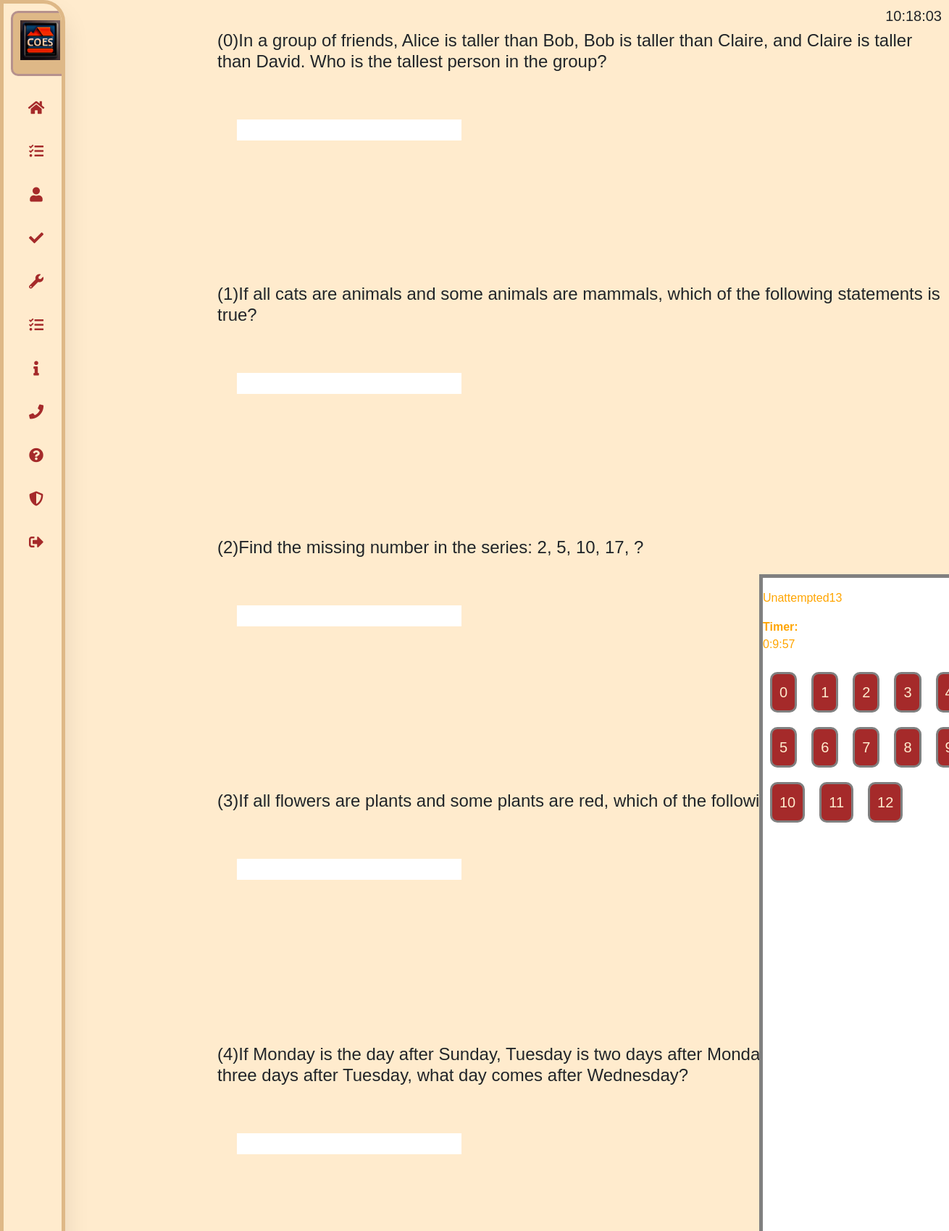
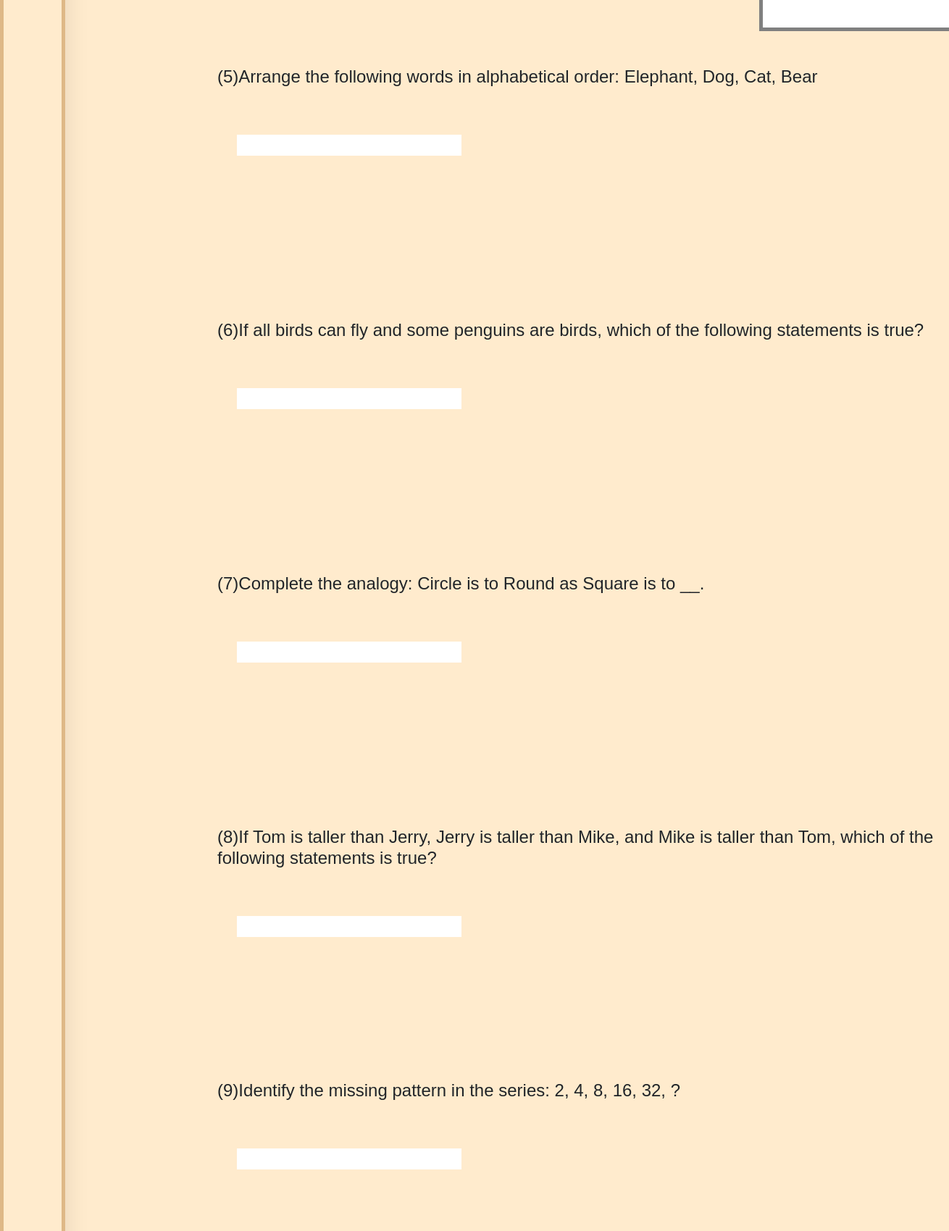
Screenshot of /fill (signed in, upper part) with the database file from the repository (2 pictures, top to bottom).
### website/models.py (models this page shows)
class Fillin(db.Model):
	id=db.Column(db.Integer,primary_key=True)
	subject = db.Column(db.String(100),nullable=False)
	question = db.Column(db.String(500),unique=True)
	ans = db.Column(db.String(100),nullable=False)

### website/auth.py (the view)
@auth.route('/fill',methods =['POST','GET'])
@login_required
def fill():
	exams=Fillin.query.all()
	a=Ctime.query.filter(Ctime.types=='fill').all()
	minutes=a[0].minutes
	hours=a[0].hours
	seconds=a[0].seconds
	length=len(exams)
	for i in range(0,length):
		exams[i].ans=exams[i].ans.replace(',', '_')
	return render_template('fill.html',hours=hours,minutes=minutes,seconds=seconds,length=length,user=current_user,exams=exams)

### website/__init__.py (called while the page is built)
def  create_app():
	app = Flask(__name__,static_folder='static', template_folder='templates')
	app.config['SECRET_KEY']='solopop'
	app.config['SQLALCHEMY_DATABASE_URI']=f'sqlite:///{DB_NAME}'
	db.init_app(app)
	from .views import views
	from .auth import auth
	app.register_blueprint(views,url_prefix='/')
	app.register_blueprint(auth,url_prefix='/')
	from .models import User
	with app.app_context():
		db.create_all()
	login_manager = LoginManager()
	login_manager.login_view = 'auth.login'
	login_manager.init_app(app)
	@login_manager.user_loader
	def load_user(id):
		return User.query.get(int(id))
	return app

### website/templates/fill.html (shortened to what this page needs)
{% extends "base.html" %}
{% block content%}
<link rel="stylesheet" type="text/css" href="{{ url_for('static', filename='css/makelogs.css') }}">
<div class="ds">
<p id="gets2"></p>
<b>Timer:</b><p id="show"></p>
{% for i in range(0,length) %}
<a href="#section{{i}}">{{i}}</a>
{% if i%5==0 and i!=0 %}
<br>
{% endif %}
{% endfor %}
</div>
<form id="adds" >
{% for i in range(0,length) %}
<div class="block">
<h4>
<label id="section{{i}}">({{i}}){{exams[i].question }}</label>
<br><br><br>
<input type="text" id="{{i}}" name="exams{{i}}">
<br><br>
</div>
{% endfor %}
</form>
{% endblock %}

### website/static/css/makelogs.css (style rules this page uses)
* { margin: 0; padding: 0; outline: none; border: none; text-decoration: none; box-align: border-box; font-family: "poppins",sans-serif; }
body { background-color: blanchedalmond; }
a { position: relative; color: rgb(85,83,83); font-size: 15px; display: table; width: 300px; text-decoration: none; padding: 10px; }
.nav-item:hover, { font-family:Courier; }
::placeholder { color:saddlebrown; font-family: Arial; }
.block { width: 1000px; height: 350px; }
.ds { background-color: white; color: orange; position: absolute; border: 5px solid gray; top:10%; left: 80%; width: 300px; height: 950px; }
.ds a { float: left; margin: 10px; height: 10px; width: 10px; position: relative; border: 3px solid gray; text-decoration: none; font-size: 20px; border-radius: 10px; background-color:brown; color: blanchedalmond; }

### rows the page displays
Fillin: question "In a group of friends, Alice is taller than Bob, Bob is taller than Claire, and Claire is taller than David. Who is the tallest person in the group?"
Fillin: question "If all cats are animals and some animals are mammals, which of the following statements is true?"
Fillin: question "Find the missing number in the series: 2, 5, 10, 17, ?"
Fillin: question "If all flowers are plants and some plants are red, which of the following statements is true?"
Fillin: question "If Monday is the day after Sunday, Tuesday is two days after Monday, and Wednesday is three days after Tuesday, what day comes after Wednesday?"
Fillin: question "Arrange the following words in alphabetical order: Elephant, Dog, Cat, Bear"
Fillin: question "If all birds can fly and some penguins are birds, which of the following statements is true?"
Fillin: question "Complete the analogy: Circle is to Round as Square is to __."
Fillin: question "If Tom is taller than Jerry, Jerry is taller than Mike, and Mike is taller than Tom, which of the following statements is true?"
Fillin: question "Identify the missing pattern in the series: 2, 4, 8, 16, 32, ?"

### other values shown
{{ i }} "0" "1" "2" "3" "5" "6" "7" "8" "10" "11" "12"
{{ i }} "0" "1" "2" "3" "4" "5" "6" "7" "8" "9"
